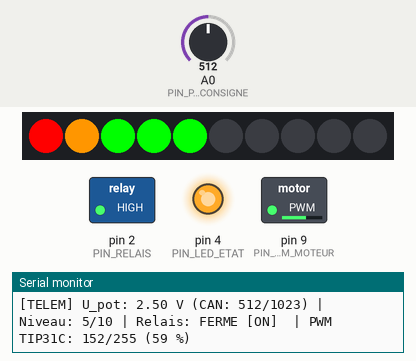
This sketch was run on a simulated Arduino Nano, built with avr-gcc and run on an emulated ATmega328P. Shown: 10 RGB LEDs in strip order, left to right, switched loads named in the sketch (green lamp = pin HIGH), output pins drawn as LEDs (lit = HIGH), the last lines printed to the serial monitor. The inputs (shaded band) are chosen by the test bench; at power-on: A0 (PIN_POT_CONSIGNE) = 512.

Above: at 2.3 s.
2.4 s: A0 (PIN_POT_CONSIGNE) set to 0
At 3.0 s:
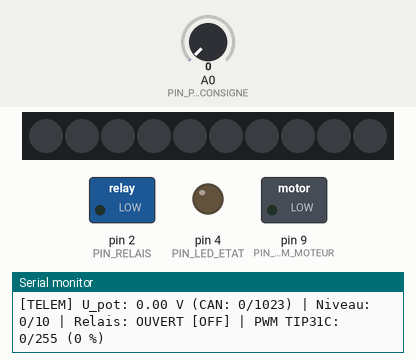
3.9 s: A0 (PIN_POT_CONSIGNE) set to 48
5.4 s: A0 (PIN_POT_CONSIGNE) set to 57
At 6.4 s:
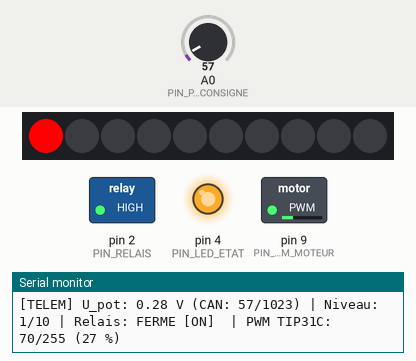
6.9 s: A0 (PIN_POT_CONSIGNE) set to 1023
At 7.5 s:
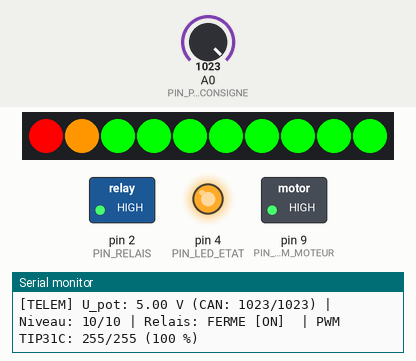
8.4 s: A0 (PIN_POT_CONSIGNE) set to 988
9.9 s: A0 (PIN_POT_CONSIGNE) set to 959
At 11.1 s:
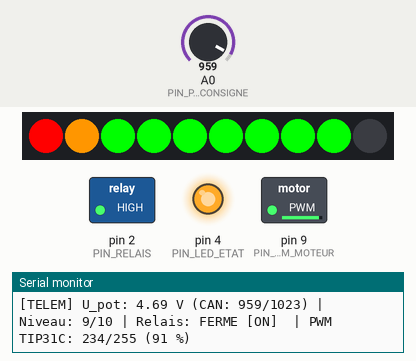
Timing chart, 0 to 12.4 s (numbered marks = the images above; inputs shaded):
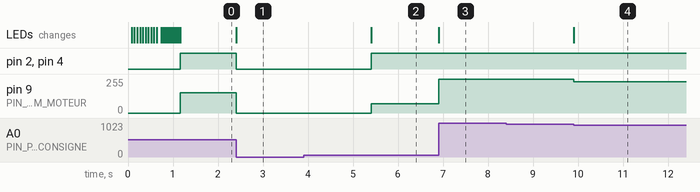

The sketch:

sketch_nano_drivecarrier.ino
```cpp
// ==============================================================================
// TP 5 bis : NANO-DRIVECARRIER — Transition C++ Embarqué, Nano Carrier & Moteur
// BTS CIEL — 1re Année — Option B (Électronique et Réseaux)
// Durée : 3h00
// Cible : Arduino Nano v3 (ATmega328P @ 16 MHz - 5 V) sur Arduino Nano Connector Carrier
// Auteur : Enseignant BTS CIEL 1
// Fichier : sketch_nano_drivecarrier.ino
// ==============================================================================

#include <Arduino.h>
#include <Grove_LED_Bar.h>

// --- AFFECTATION DES BROCHES SUR ARDUINO NANO CONNECTOR CARRIER (ASX00051) ---
// Note : Le switch "5V - 3V3" du Carrier doit impérativement être placé sur "5V" !
const uint8_t PIN_RELAIS       = 2;  // Header JP2 Pin 5 (D2) : Commande Tout-Ou-Rien du Relais
const uint8_t PIN_LED_ETAT     = 4;  // Header JP2 Pin 7 (D4) : LED témoin de marche
const uint8_t PIN_PWM_MOTEUR   = 9;  // Header JP2 Pin 12 (D9 PWM Timer 1) : Base du Transistor TIP31C
const uint8_t PIN_POT_CONSIGNE = A0; // Connecteur Grove J7 (A0/A1) : Consigne Potentiomètre 10 kΩ

// Connexions pour le module Grove - LED Bar :
// - Pin 3 (Fil Jaune : DCKI / Clock) -> Header JP2 Pin 10 (D7)
// - Pin 4 (Fil Blanc : DI / Data)    -> Header JP2 Pin 9 (D6)
// Orientation 0 : 1er segment vert (niveau bas), dernier segment rouge (niveau max)
const uint8_t PIN_LEDBAR_CLK   = 7;
const uint8_t PIN_LEDBAR_DATA  = 6;

// Instanciation de l'afficheur dynamique
Grove_LED_Bar bar(PIN_LEDBAR_CLK, PIN_LEDBAR_DATA, 0, LED_BAR_10);

// Constantes métrologiques et cadencement
const float TENSION_ALIM_CAN = 5.00f;       // Référence de tension nominale (5,00 V)
const uint32_t PERIODE_TELEMETRIE_MS = 250; // Fréquence d'envoi série (4 Hz) non bloquant

// --- PROTOTYPES DES FONCTIONS C++ (MODULARITÉ DU LOGICIEL EMBARQUÉ) ---
void initialiserMateriel();
float lireConsignePotentiometre(uint16_t &codeCanBrut);
uint8_t convertirTensionEnNiveau(float tensionVolts);
void afficherBargraphe(uint8_t niveau);
void commanderEtagePuissance(uint8_t niveau, bool &etatRelais, uint8_t &valeurPwm);
void envoyerTelemetrieSerie(float tension, uint16_t codeCan, uint8_t niveau, bool relais, uint8_t pwm);
void animationAccueilChenillard();

// ==============================================================================
// INITIALISATION DU SYSTÈME (setup)
// ==============================================================================
void setup() {
    initialiserMateriel();
    animationAccueilChenillard();
    Serial.println(F(">> [SYSTEME] Initialisation terminee. En attente de consigne..."));
}

// ==============================================================================
// BOUCLE PRINCIPALE (loop) : ARCHITECTURE ÉPURÉE EN FONCTIONS DÉDIÉES
// ==============================================================================
void loop() {
    static uint32_t dateDerniereTelemetrie = 0;

    // Variables locales d'échange entre fonctions
    uint16_t codeCan = 0;
    bool relaisEnclenche = false;
    uint8_t commandePwm = 0;

    // 1. Acquisition de la consigne (Fonction avec passage par référence '&')
    float tensionConsigne = lireConsignePotentiometre(codeCan);

    // 2. Conversion mathématique de la consigne en niveau discret (0 à 10)
    uint8_t niveauVitesse = convertirTensionEnNiveau(tensionConsigne);

    // 3. Actualisation de l'affichage dynamique (Grove - LED Bar)
    afficherBargraphe(niveauVitesse);

    // 4. Pilotage de la puissance (Sécurité Relais + Modulation PWM Transistor)
    commanderEtagePuissance(niveauVitesse, relaisEnclenche, commandePwm);

    // 5. Télémétrie périodique non bloquante sur le Moniteur Série (millis)
    if (millis() - dateDerniereTelemetrie >= PERIODE_TELEMETRIE_MS) {
        dateDerniereTelemetrie = millis();
        envoyerTelemetrieSerie(tensionConsigne, codeCan, niveauVitesse, relaisEnclenche, commandePwm);
    }
}

// ==============================================================================
// DÉFINITIONS DES FONCTIONS C++
// ==============================================================================

/**
 * @brief Configure les broches d'E/S, démarre l'UART et initialise le bargraphe.
 */
void initialiserMateriel() {
    Serial.begin(115200);
    while (!Serial && millis() < 2000); // Attente port USB (max 2s)

    Serial.println(F("========================================================="));
    Serial.println(F("TP 5 bis : NANO-DRIVECARRIER — BTS CIEL 1re Annee (Option B)"));
    Serial.println(F("Microcontroleur : ATmega328P @ 16 MHz | Shield Grove Nano"));
    Serial.println(F("========================================================="));

    // Configuration des broches TOR
    pinMode(PIN_RELAIS, OUTPUT);
    pinMode(PIN_LED_ETAT, OUTPUT);
    pinMode(PIN_PWM_MOTEUR, OUTPUT);

    // États de repos initiaux (Sécurité active : tout coupé)
    digitalWrite(PIN_RELAIS, LOW);
    digitalWrite(PIN_LED_ETAT, LOW);
    analogWrite(PIN_PWM_MOTEUR, 0);

    // Initialisation du driver MY9221 de la LED Bar
    bar.begin();
    bar.setLevel(0);
}

/**
 * @brief Lit le convertisseur analogique-numérique (CAN 10 bits) et calcule la tension.
 * @param codeCanBrut Passage par référence (&) : variable modifiée directement pour renvoyer le code brut.
 * @return float Tension calculée en Volts (0.00 V à 5.00 V).
 */
float lireConsignePotentiometre(uint16_t &codeCanBrut) {
    codeCanBrut = analogRead(PIN_POT_CONSIGNE); // Valeur brute 0 à 1023
    float tension = (codeCanBrut / 1023.0f) * TENSION_ALIM_CAN;
    return tension;
}

/**
 * @brief Échelonne la tension analogique (0 à 5V) en un niveau discret de 0 à 10.
 * @param tensionVolts Tension d'entrée mesurée (0.0 V à 5.0 V).
 * @return uint8_t Niveau de 0 (arrêt complet) à 10 (pleine puissance).
 */
uint8_t convertirTensionEnNiveau(float tensionVolts) {
    // Zone morte en bas d'échelle pour garantir l'arrêt complet
    if (tensionVolts < 0.15f) {
        return 0;
    }
    if (tensionVolts >= 4.90f) {
        return 10;
    }

    // Découpage proportionnel régulier en 10 paliers de 0,5 V
    uint8_t niveau = (uint8_t)((tensionVolts / 5.0f) * 10.0f + 0.5f);
    if (niveau > 10) niveau = 10;
    return niveau;
}

/**
 * @brief Pilote les 10 segments de la LED Bar Grove selon le niveau calculé.
 * @param niveau Nombre de segments à illuminer (0 à 10).
 */
void afficherBargraphe(uint8_t niveau) {
    bar.setLevel(niveau);
}

/**
 * @brief Gère la chaîne de puissance : contacteur relais et hacheur PWM à transistor TIP31C.
 * @param niveau Niveau de vitesse consigné (0 à 10).
 * @param etatRelais Passage par référence (&) : renvoie l'état logique du relais (true = enclenché).
 * @param valeurPwm Passage par référence (&) : renvoie le rapport cyclique calculé (0 à 255).
 */
void commanderEtagePuissance(uint8_t niveau, bool &etatRelais, uint8_t &valeurPwm) {
    if (niveau == 0) {
        // --- ÉTAT ARRÊT / SÉCURITÉ ---
        // 1. Coupure du signal PWM sur la base du TIP31C
        valeurPwm = 0;
        analogWrite(PIN_PWM_MOTEUR, 0);

        // 2. Ouverture physique du contacteur de ligne (Relais Grove)
        etatRelais = false;
        digitalWrite(PIN_RELAIS, LOW);

        // 3. Extinction de la LED de marche
        digitalWrite(PIN_LED_ETAT, LOW);
    }
    else {
        // --- ÉTAT MARCHE ACTIVE ---
        // 1. Enclenchement du relais de puissance (ligne 5 V Varta sous tension)
        etatRelais = true;
        digitalWrite(PIN_RELAIS, HIGH);

        // 2. Allumage du voyant d'état
        digitalWrite(PIN_LED_ETAT, HIGH);

        // 3. Calcul du rapport cyclique PWM (échelonné de 70 pour vaincre le frottement sec à 255)
        // Niveau 1 -> PWM = 70 (démarrage doux)
        // Niveau 10 -> PWM = 255 (pleine vitesse)
        valeurPwm = (uint8_t)map(niveau, 1, 10, 70, 255);
        analogWrite(PIN_PWM_MOTEUR, valeurPwm);
    }
}

/**
 * @brief Envoie un rapport formaté sur le Moniteur Série pour validation et traçage.
 */
void envoyerTelemetrieSerie(float tension, uint16_t codeCan, uint8_t niveau, bool relais, uint8_t pwm) {
    Serial.print(F("[TELEM] U_pot: "));
    Serial.print(tension, 2);
    Serial.print(F(" V (CAN: "));
    Serial.print(codeCan);
    Serial.print(F("/1023) | Niveau: "));
    Serial.print(niveau);
    Serial.print(F("/10 | Relais: "));
    Serial.print(relais ? F("FERME [ON] ") : F("OUVERT [OFF]"));
    Serial.print(F(" | PWM TIP31C: "));
    Serial.print(pwm);
    Serial.print(F("/255 ("));
    Serial.print((pwm * 100) / 255);
    Serial.println(F(" %)"));
}

/**
 * @brief Petite animation de démarrage au boot du microcontrôleur.
 */
void animationAccueilChenillard() {
    Serial.println(F(">> [AUTOTEST] Test fonctionnel de la Grove - LED Bar..."));
    for (uint8_t i = 0; i <= 10; i++) {
        bar.setLevel(i);
        delay(60);
    }
    for (int8_t i = 10; i >= 0; i--) {
        bar.setLevel(i);
        delay(40);
    }
}
```

Measured:
- the behaviour switches between 51 and 52 on A0 (PIN_POT_CONSIGNE) (found by bisection; images 1 and 2)
- the behaviour switches between 972 and 971 on A0 (PIN_POT_CONSIGNE) (found by bisection; images 3 and 4)
- after the input at 2.4 s, pin 2 (PIN_RELAIS), pin 4 (PIN_LED_ETAT): HIGH → LOW at once; pin 9 (PIN_PWM_MOTEUR): 152/255 → 0/255 at once; the LEDs: change at once (image 1)
- after the input at 5.4 s, pin 2 (PIN_RELAIS), pin 4 (PIN_LED_ETAT): LOW → HIGH at once; pin 9 (PIN_PWM_MOTEUR): 0/255 → 70/255 at once; the LEDs: change at once (image 2)
- after the input at 6.9 s, pin 9 (PIN_PWM_MOTEUR): 70/255 → 255/255 at once; the LEDs: change at once (image 3)
- after the input at 9.9 s, pin 9 (PIN_PWM_MOTEUR): 255/255 → 234/255 at once; the LEDs: change at once (image 4)
